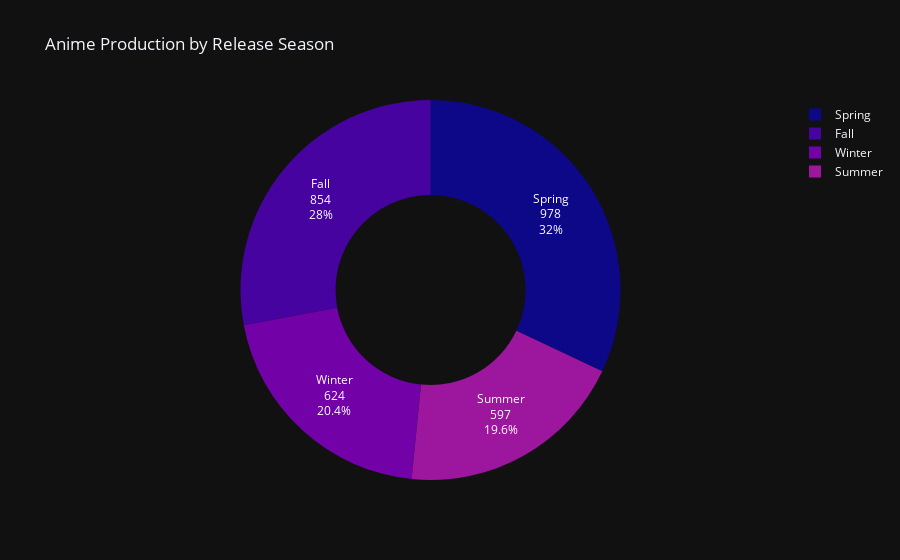

This figure's notebook cell:
### Markdown cell above
### 3.3. Anime Production by Release Season

### Code cell
# Anime production by release season
production = df_anime["Release Season"].value_counts()

fig = px.pie(values=production.values,
             names=production.index,
             color_discrete_sequence=px.colors.sequential.Plasma,
             hole=0.5,
             title="Anime Production by Release Season",
             template="plotly_dark"
             )
fig.update_traces(textinfo='label+value+percent')

fig.show()

### Figure 1 — Plotly figure (JSON) as saved in the notebook; plotly's stock layout.template omitted (floating-point values rounded to 4 significant figures)
{"data": [{"domain": {"x": [0.0, 1.0], "y": [0.0, 1.0]}, "hole": 0.5, "hovertemplate": "label=%{label}<br>value=%{value}<extra></extra>", "labels": ["Spring", "Fall", "Winter", "Summer"], "legendgroup": "", "name": "", "showlegend": true, "values": [978, 854, 624, 597], "type": "pie", "textinfo": "label+value+percent"}], "layout": {"legend": {"tracegroupgap": 0}, "title": {"text": "Anime Production by Release Season"}, "piecolorway": ["#0d0887", "#46039f", "#7201a8", "#9c179e", "#bd3786", "#d8576b", "#ed7953", "#fb9f3a", "#fdca26", "#f0f921"]}}
